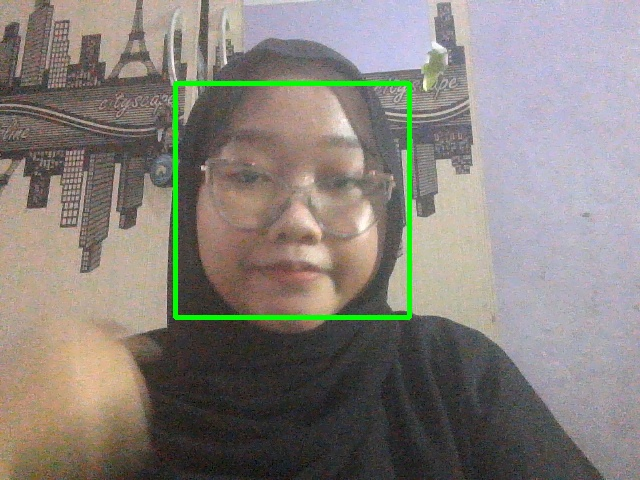
#> input picture datawajah/wajah.3.1.jpg, 640 x 480 px; its folder holds only this picture in this run
$ python LatihWajah.py
#> lines starting #> are read from the running program, lines starting #| are printed output that depends on the picture
import cv2, os, numpy as np
from PIL import Image

wajahDir = 'datawajah'
latihDir = 'latihwajah'
def getImageLabel(path):
#> called with path = 'datawajah'
    imagePaths = [os.path.join(path,f) for f in os.listdir(path)]
    faceSamples = []
    faceIDs = []
    for imagePath in imagePaths:
        PILImg = Image.open(imagePath).convert('L')
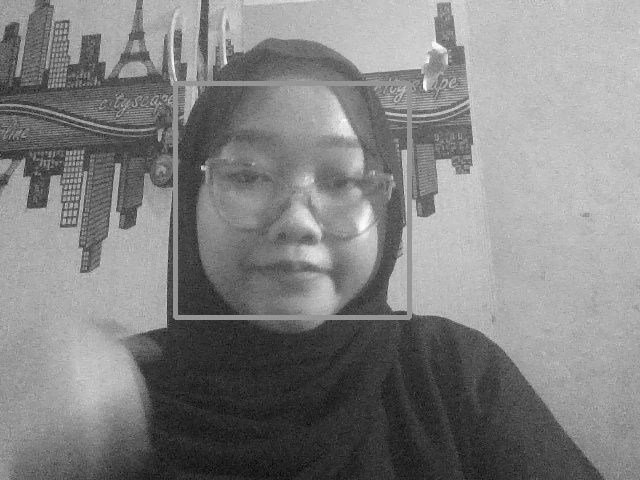
#> PILImg: PIL image 640x480 L; min 0, max 253, mean 130
        imgNum = np.array(PILImg, 'uint8')
        faceID = int(os.path.split(imagePath)[-1].split(".")[1])
        faces = faceDetector.detectMultiScale(imgNum)
#> faces = [[180, 87, 231, 231]]
        for (x, y, w, h) in faces:
            faceSamples.append(imgNum[y:y+h,x:x+w])
            faceIDs.append(faceID)
#> this loop made 1 pass
#> after the loop, faceIDs = [3]; faceSamples = 1 item
        return faceSamples,faceIDs

faceRecognizer = cv2.face.LBPHFaceRecognizer_create()
faceDetector = cv2.CascadeClassifier('haarcascade_frontalface_default.xml')

print ("Mesin sedang melakukan training wajah. Tunggu dalam beberapa detik.")
faces,IDs = getImageLabel(wajahDir)
#> faces = 1 item; IDs = [3]
faceRecognizer.train(faces,np.array(IDs))

faceRecognizer.write(latihDir+'/training.xml')
print ("Sebanyak {0} data wajah telah ditrainingkan ke mesin.",format(len(np.unique(IDs))))
#| Sebanyak {0} data wajah telah ditrainingkan ke mesin. 1

$ run again, on datawajah/wajah.3.5.jpg
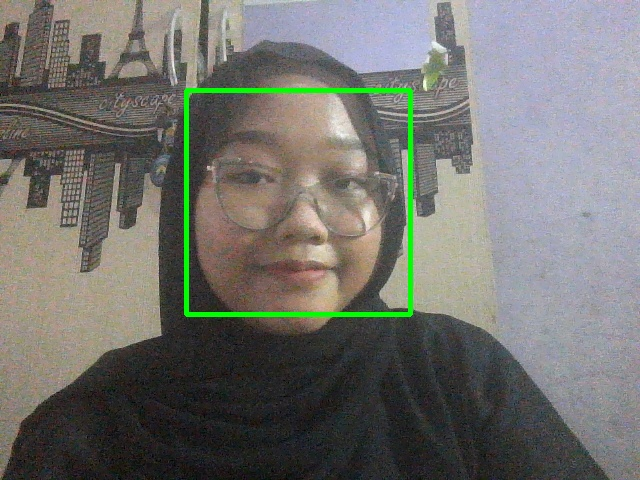
#> input picture datawajah/wajah.3.5.jpg, 640 x 480 px
#> in getImageLabel, `PILImg = Image.open(imagePath).convert('L')`:
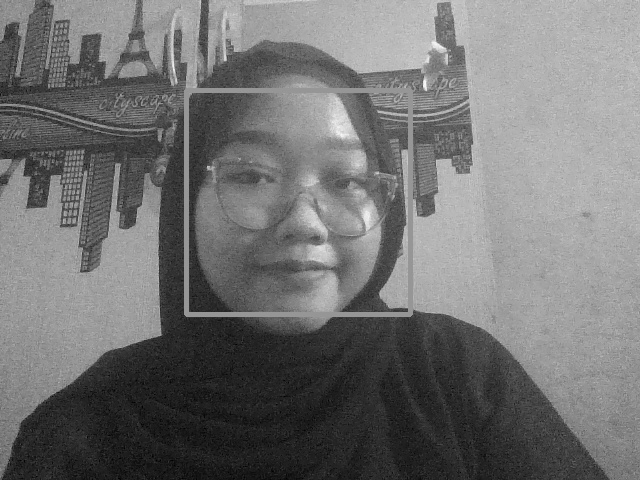
#> PILImg: PIL image 640x480 L; min 0, max 249, mean 114.1
#> in getImageLabel, `faces = faceDetector.detectMultiScale(imgNum)`: faces = [[184, 91, 228, 228]]
#> the loop in getImageLabel, `for (x, y, w, h) in faces:` made 1 pass
#> after the loop in getImageLabel, `for (x, y, w, h) in faces:`: faceIDs = [3]; faceSamples = 1 item
#> `faces,IDs = getImageLabel(wajahDir)`: IDs = [3]
#| Sebanyak {0} data wajah telah ditrainingkan ke mesin. 1
